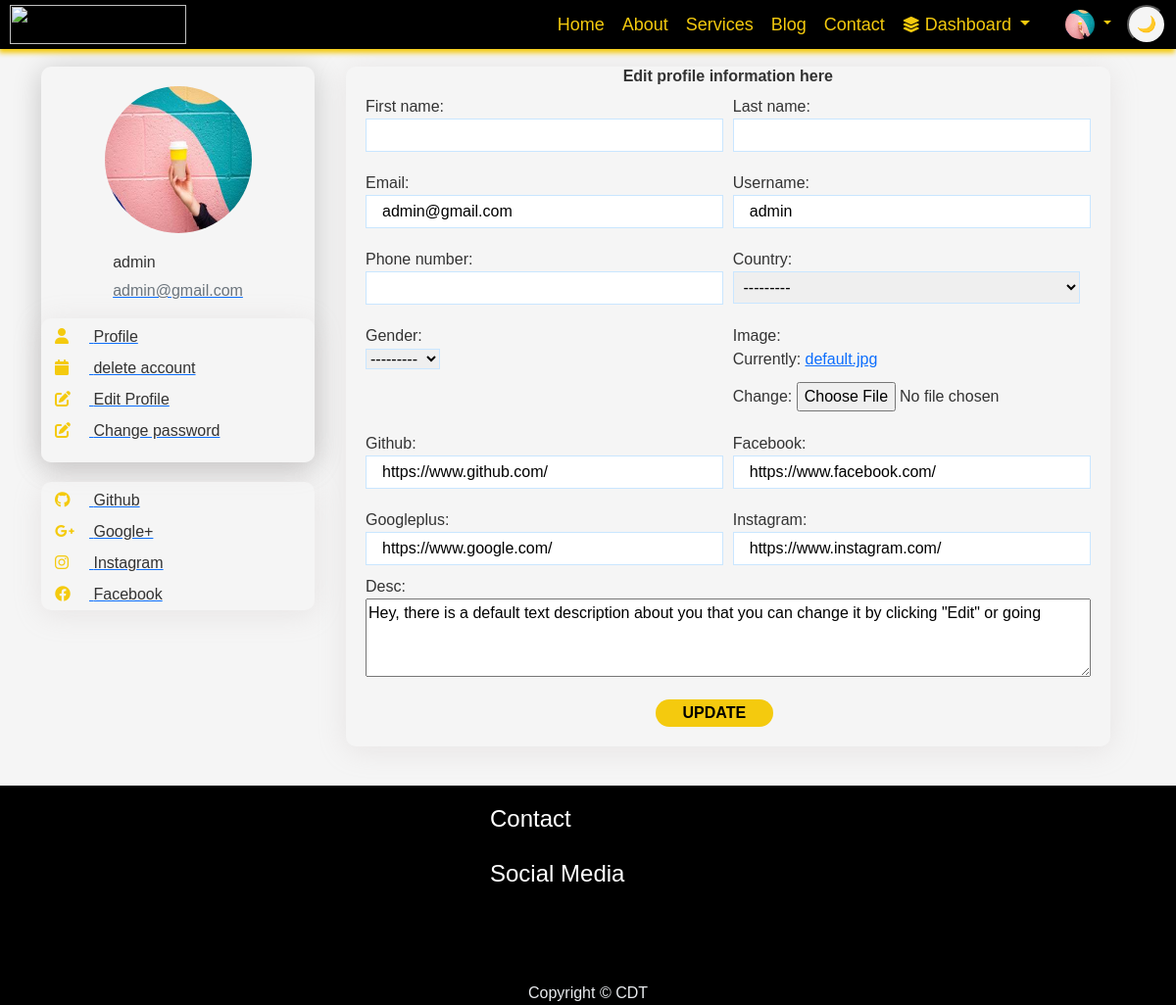
/users/profile/Edit/ (signed in), run on the app's committed database.
### users/models.py (models this page shows, shortened)
class User(AbstractBaseUser, PermissionsMixin):
    desc_text='Hey, there is a default text description about you that you can change it by clicking "Edit" or going'
    GENDER_CHOICES = (
        ('M', 'Male'),
        ('F', 'Female'),
        ('O', 'Other'),
    )
    username = models.CharField(max_length=30, blank=True)
    first_name = models.CharField(max_length=30, blank=True)
    last_name = models.CharField(max_length=30, blank=True)
    email = models.EmailField(max_length=254, unique=True)
    phone_number = PhoneNumberField(null=True, blank=True)
    country= CountryField(blank=True)
    desc = models.TextField(default=desc_text, max_length=200, null=True)
    image = models.ImageField(default='default.jpg', upload_to='profile_pics')
    github = models.URLField(default='https://www.github.com/', max_length=1000, null=True, blank=True)
    facebook = models.URLField(default='https://www.facebook.com/', max_length=1000, null=True, blank=True)
    googleplus = models.URLField(default='https://www.google.com/', max_length=1000, null=True, blank=True)
    instagram = models.URLField(default='https://www.instagram.com/', max_length=1000, null=True, blank=True)
    gender = models.CharField(max_length=1, choices=GENDER_CHOICES, null=True, blank=True)
    ip_address = models.GenericIPAddressField(default="0.0.0.0", null=True, blank=True)
    is_staff = models.BooleanField(default=False)
    is_superuser = models.BooleanField(default=False)
    is_active = models.BooleanField(default=True)
    last_login = models.DateTimeField(null=True, blank=True)
    date_joined = models.DateTimeField(auto_now_add=True)
    USERNAME_FIELD = 'email'
    EMAIL_FIELD = 'email'
    REQUIRED_FIELDS = []
    groups = models.ManyToManyField(
        'auth.Group',
        related_name='user_profiles_groups',
        blank=True,
        verbose_name='groups',
        help_text='The groups this user belongs to. A user will get all permissions granted to each of their groups.',
    )
    user_permissions = models.ManyToManyField(
        'auth.Permission',
        related_name='user_profiles_user_permissions',
        blank=True,
        verbose_name='user permissions',
        help_text='Specific permissions for this user.',
    )
    objects = UserManager()

### users/views/views.py (the view)
# urls.py: path('profile/Edit/', profile_edit, name='profile_edit'),
@login_required
def profile_edit( request):
    user = request.user
    profile, created = User.objects.get_or_create(email=user.email)
    if request.method == 'POST':
        u_form = UserUpdateForm(request.POST, instance=profile)
        c_form= ProfileUpdateForm_c(request.POST,instance=profile) #for proccessing phone_number and country selectoptions
        p_form = ProfileUpdateForm(request.POST,
                                   request.FILES,
                                   instance=profile)
        desc_form =  ProfileUpdateForm_desc(request.POST, instance=profile)
        if u_form.is_valid() and p_form.is_valid() and desc_form.is_valid() and c_form.is_valid:
            u_form.save()
            p_form.save()
            c_form.save()
            profile.save()
            desc_form.save()  # Save the description form
            messages.success(request, f'Your account has been updated!')
            return redirect('profile') # Redirect back to profile page
    else:
        u_form = UserUpdateForm(instance=profile)
        c_form = ProfileUpdateForm_c(instance=profile)
        p_form = ProfileUpdateForm(instance=profile)
        desc_form =  ProfileUpdateForm_desc(instance=profile)
    context = {
        'u_form': u_form,
        'c_form': c_form,
        'p_form': p_form,
        'desc_form': desc_form,
        'profile': profile,
    }
    return render(request, 'profile/profile_edit.html', context)

### templates/profile/profile_edit.html (shortened to what this page needs)
{% extends 'base.html' %}
{% load static %}
{% block head %}
<link rel="stylesheet" href="{% static 'css/users/profile_home.css' %}" type="text/css">
<link rel="stylesheet" href="{% static 'css/users/profile.css' %}">
<link rel="stylesheet" href="{% static 'css/users/login.css' %}" type="text/css">
{% endblock head %}
{% block content %}
<section class="s2 profile">
  <div class=" profile-main  container-xl">
    {% include 'profile/profile_side_bar.html' %}
    <section id="edit-profile" style="justify-items: center;">
      <div class="form-info container-xl">
        <div class="form" style="margin-bottom: 10px;">
          <form method="post" style="padding-top: 0;">
            <h3 class="text-center" style="margin-bottom: 0px;
            color: var(--text-color);
            font-size: 24px !important;
            font-weight: 700;">
              Edit profile information here
            </h3>
            <div class=" user-form signup">
              {{ u_form.as_p }}
              <div id="phone-no" style="padding-top: 10px;">
                <label for="id_phone_number">Phone number:</label>
                <p class="phone-no">
                {{c_form.phone_number}}
                </p>
            </div>
              <p>
                <label for="id_country">Country:</label>
                {{c_form.country}}
              </p>
              {{p_form.as_p}}
            </div>
            <div class="profile-form signup">
              {{desc_form.as_p}}
            </div>
            <p class="full" style="padding-top: 6px;">
              <button type="submit" value="register" style=" padding: 5px; width: 120px; margin-left: 40%;
              border-radius: 25px;
              ">Update</button>
            </p>
          </form>
        </div>
      </div>
    </section>
  </div>
</section>
{% endblock content %}

### templates/base.html (shortened to what this page needs)
<!DOCTYPE html> {% load static %}
<html lang="en">
<head>
    {% block head %} {% endblock head %}
    <link href="https://cdn.jsdelivr.net/npm/bootstrap@5.0.2/dist/css/bootstrap.min.css" rel="stylesheet"
>
    <link rel="stylesheet" href="https://cdn.jsdelivr.net/npm/bootstrap-icons@1.10.5/font/bootstrap-icons.css">
    <link rel="stylesheet" href="{% static 'css/theme.css' %}" type="text/css">
    <link rel="stylesheet" href="{% static 'css/style.css' %}" type="text/css">
    <link rel="stylesheet" href="{% static 'css/nav.css' %}" type="text/css">
    <link rel="stylesheet" href="{% static 'css/top-footer.css' %}" type="text/css">
    <link rel="stylesheet" href="{% static 'css/loading.css' %}">
    <link rel="stylesheet" href="{% static 'css/maicons.css' %}" type="text/css">
    <link rel="stylesheet" href="https://cdnjs.cloudflare.com/ajax/libs/font-awesome/6.2.0/css/all.min.css">
</head>
<body class="preload">
    <header class="header">
        <div id="logo">
            <a href="{% url 'main_index' %}">
                <span class="logo">
                    <img src="{{base.logo_img.url}}" width="180" height="40" alt="{{base.logo_name}}">
                </span>
            </a>
        </div>
        <div id="navbar_d">
            <div id="links">
                <a href="{% url 'main_index' %}">Home</a>
                <a href="javascript:void(0);" onclick="scrollToSection('#ABOUT')">About</a>
                <a href="javascript:void(0);" onclick="scrollToSection('#SERVICES')">Services</a>
                <a href="{% url 'blog:blog_home' %}">Blog</a>
                <a href="{% url 'contact' %}">Contact</a>
                {% if request.user.is_authenticated and request.user.is_staff %}
                    <div class="dropdown dashboard">
                        <a href="#" class="dropdown-toggle" role="button" data-bs-toggle="dropdown" aria-expanded="false">
                            <i class="fa-solid fa-layer-group"></i>
                            Dashboard
                        </a>
                    </div>
                {% endif %}
            </div>
        </div>
        <div class="user nav-item dropdown dashboard">
            {% if user.is_authenticated %}
            <a href="#" class="dropdown-toggle" type="button" id="dropdownMenuButton1" data-bs-toggle="dropdown"
                aria-expanded="false">
                <img src="{{user_info.image.url}}" width="30" height="30" class="rounded-circle" alt="Avatar">
            </a>
            {% else %}
            <a href="{% url 'account_login' %}"> <span>SignIn</span> </a>
            {%endif %}
        </div>
        <button id="toggle-theme">
            <span id="theme-icon"></span>
        </button>
    </header>
    <main class="containerl-xxl">
        {% block content %} {% endblock content %}
         <footer class="top-footer">
            <div class="f-contact">
                <div id="f-contact">
                    <h4 class="heading">Contact</h4>
                    <ul>
                    </ul>
                </div>
                <div id="f-socialmedia">
                    <h4 class="heading">Social Media</h4>
                    <ul>
                    </ul>
                </div>
            </div>
        </footer>
        <footer class="mt3 text-center footer">
             Copyright © CDT
        </footer>
    </main>
</body>
</html>

### templates/profile/profile_side_bar.html (shortened to what this page needs)
<div class=" img-area">
      <div class="profile-photo">
        <a href="{{ profile.image.url }}">
            <img src="{{ profile.image.url }}" alt="user-image" width="150" height="150" class="profile-pic rounded-circle">
        </a>
        <div class="info-">
            <h5 class="account-heading">{{ profile.username }}</h5>
            <a title="Click to manage your Email" href="{% url 'account_email'%}">
              <p class="text-secondary">{{ profile.email }}</p>
            </a>
        </div>
        <div class="select-">
          <ul>
            <li>
              <a href="{% url 'profile'%}" id="p-i">
                <i class="fa fa-user" aria-hidden="true"></i>
                <span>Profile</span>
              </a>
            </li>
            <li>
              <a href="{% url 'delete_account'%}" id="e-p">
                <i class="fa fa-calendar" aria-hidden="true"></i>
                <span>delete account</span>
              </a>
            </li>
            <li>
              <a href="{% url 'profile_edit'%}" id="a-">
                <i class="fa fa-solid fa-pen-to-square"></i>
                <span>Edit Profile</span>
              </a>
            </li>
            <li>
              {% if user.has_usable_password %}
                <a href="{% url 'account_change_password' %}">
                    <i class="fa fa-solid fa-pen-to-square"></i>
                    <span>Change password</span>
                </a>
              {% else %}
                <a href="{% url 'account_set_password' %}">
                    <i class="fa fa-solid fa-pen-to-square"></i>
                    <span>Set password</span>
                </a>
              {% endif %}
            </li>
          </ul>
        </div>
      </div>
      <div class="  socialMedia-area">
        <ul>
          <li>
            <a title="Github" href="{{profile.github}}" class="github">
              <i class="fa fa-brands fa-github"></i>
              <span> Github</span>
            </a>
          </li>
          <li>
            <a title="Google+" href="{{profile.googleplus}}">
              <i class="fa fa-brands fa-google-plus-g"></i>
              <span> Google+</span>
            </a>
          </li>
          <li>
            <a title="Instagram" href="{{profile.instagram}}">
              <i class="fa fa-brands fa-instagram"></i>
              <span> Instagram</span>
            </a>
            <li>
              <a title="Facebook" href="{{profile.facebook}}">
                <i class="fa fa-brands fa-facebook"></i>
                <span> Facebook</span>
              </a>
          </li>
        </ul>
      </div>
</div>

### data on the page
User: image (placeholder picture), username "admin", email "admin@gmail.com", country "---------", gender "---------", github "https://www.github.com/", facebook "https://www.facebook.com/", googleplus "https://www.google.com/", instagram "https://www.instagram.com/", desc "Hey, there is a default text description about you that you can change it by clicking \"Edit\" or going"
